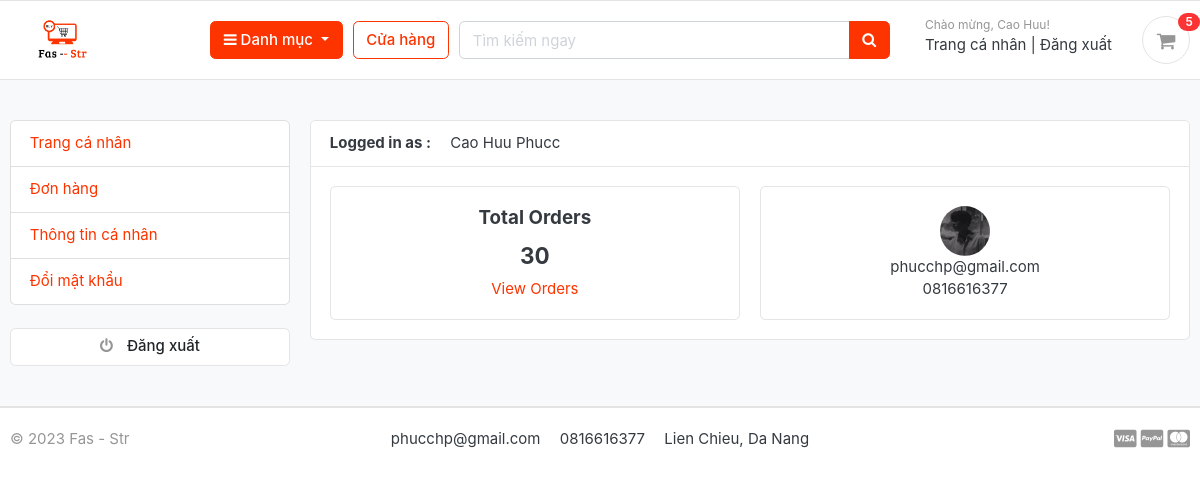
Screenshot of /accounts/dashboard/ (signed in) with the database file from the repository.
### accounts/models.py (models this page shows, shortened)
class Account(AbstractBaseUser):
    first_name=models.CharField(max_length=50)
    last_name=models.CharField(max_length=50)
    username=models.CharField(max_length=50,unique=True)
    email=models.EmailField(max_length=100,unique=True)
    phone_number=models.CharField(max_length=50)
    date_joined=models.DateTimeField(auto_now_add=True)
    last_login=models.DateTimeField(auto_now_add=True)
    is_admin=models.BooleanField(default=False)
    is_staff=models.BooleanField(default=False)
    is_active=models.BooleanField(default=False)
    is_superadmin=models.BooleanField(default=False)
    USERNAME_FIELD='email'
    REQUIRED_FIELDS=['username','first_name','last_name']
    objects=MyAccountManager()
    def full_name(self):
        return f'{self.first_name} {self.last_name}'

class UserProfile(models.Model):
    user = models.OneToOneField(Account, on_delete=models.CASCADE)
    address_line_1 = models.CharField(blank=True, max_length=100)
    address_line_2 = models.CharField(blank=True, max_length=100)
    profile_picture = models.ImageField(blank=True, upload_to='userprofile')
    city = models.CharField(blank=True, max_length=20)
    state = models.CharField(blank=True, max_length=20)
    country = models.CharField(blank=True, max_length=20)

### accounts/views.py (the view)
# urls.py: path('dashboard/', views.dashboard, name='dashboard'),
@login_required(login_url = 'login')
def dashboard(request):
    orders = Order.objects.order_by('-created_at').filter(user_id=request.user.id, is_ordered=True)
    orders_count = orders.count()
    userprofile = UserProfile.objects.get(user_id=request.user.id)
    context = {
        'orders_count': orders_count,
        'userprofile': userprofile,
    }
    return render(request, 'accounts/dashboard.html', context)

### carts/context_processors.py (called while the page is built)
def counter(request):
    cart_count = 0
    if 'admin' in request.path:
        return {}
    else:
        try:
            cart = Cart.objects.filter(cart_id=_cart_id(request))
            if request.user.is_authenticated:
                cart_items = CartItem.objects.all().filter(user=request.user)
            else:
                cart_items = CartItem.objects.all().filter(cart=cart[:1])
            for cart_item in cart_items:
                cart_count += cart_item.quantity
        except Cart.DoesNotExist:
            cart_count = 0
    return dict(cart_count=cart_count)

### carts/views.py (called while the page is built)
def _cart_id(request):
    cart = request.session.session_key
    if not cart:
        cart = request.session.create()
    return cart

### category/context_processors.py (called while the page is built)
def menu_links(request):
    links=Category.objects.all()
    print(links)
    return dict(links=links)

### category/models.py (called while the page is built)
    def get_url(self):
        return reverse('products_by_category',args=[self.slug])

    def __str__(self):
        return self.category_name

### templates/accounts/dashboard.html (shortened to what this page needs)
{% extends 'base.html' %}
{% block content%}
<section class="section-conten padding-y bg">
    <div class="container">
        <div class="row">
        {% include 'includes/dashboard_sidebar.html'%}
        <main class="col-md-9">
            <article class="card">
            <header class="card-header">
                <strong class="d-inline-block mr-3">Logged in as :</strong>
                <span>{{user.full_name}}</span>
            </header>
            <div class="card-body">
                <div class="row">
                   <div class="col-md-6" >
                       <div class="card" style="text-align:center;">
                            <div class="card-body">
                                <h5 class="card-title">Total Orders</h5>
                                <h4>{{orders_count}}</h4>
                                <a href="{% url 'my_orders' %}">View Orders</a>
                            </div>
                       </div>
                   </div>
                   <div class="col-md-6">
                    <div class="card" style="text-align:center;">
                        <div class="card-body">
                            <img src="{{userprofile.profile_picture.url}}" alt="User Profile Picture" width="50" height="50" style="border-radius:50%;">
                            <p class="mb-0">{{user.email}}</p>
                            <p>{{user.phone_number}}</p>
                        </div>
                    </div>
                </div>
                </div>
            </div>
            </article>
        </main>
    </div>
    </div>
    </section>
{% endblock %}

### templates/includes/navbar.html (shortened to what this page needs)
{% load static %}
<header class="section-header">
    <section class="header-main border-bottom">
        <div class="container">
            <div class="row align-items-center">
                <div class="col-lg-2 col-md-3 col-6 logo-container">
                    <a href="{% url 'home' %}" class="brand-wrap">
                        <img
                            class="logo"
                            src="{% static './images/logo-full.png' %}"
                        />
                    </a>
                </div>
                <div class="col-lg col-sm col-md col-6 flex-grow-0">
                    <div
                        class="category-wrap dropdown d-inline-block float-right"
                    >
                        <button
                            type="button"
                            class="btn btn-primary dropdown-toggle"
                            data-toggle="dropdown"
                        >
                            <i class="fa fa-bars"></i> Danh mục
                        </button>
                    </div>
                </div>
                <a href="{% url 'store' %}" class="btn btn-outline-primary"
                    >Cửa hàng</a
                >
                <div class="col-lg col-md-6 col-sm-12 col">
                    <form
                        action="{% url 'search' %}"
                        class="search"
                        method="GET"
                    >
                        <div class="input-group w-100">
                            <input
                                type="text"
                                class="form-control"
                                style="width: 60%"
                                placeholder="Tìm kiếm ngay"
                                name="keyword"
                            />
                            <div class="input-group-append">
                                <button class="btn btn-primary" type="submit">
                                    <i class="fa fa-search"></i>
                                </button>
                            </div>
                        </div>
                    </form>
                </div>
                <div class="col-lg-3 col-sm-6 col-8 order-2 order-lg-3">
                    <div class="d-flex justify-content-end mb-3 mb-lg-0">
                        {% if user.id is not None %}
                        <div class="widget-header">
                            <small class="title text-muted"
                                >Chào mừng, {{user.first_name}}!
                            </small>
                            <div>
                                <a href="{% url 'dashboard' %}">Trang cá nhân</a>
                                <span class="dark-transp"> | </span>
                                <a href="{% url 'logout' %}"> Đăng xuất</a>
                            </div>
                        </div>
                        {% endif %}
                        <a
                            href="{% url 'cart' %}"
                            class="widget-header pl-3 ml-3"
                        >
                            <div class="icon icon-sm rounded-circle border">
                                <i class="fa fa-shopping-cart"></i>
                            </div>
                            <span class="badge badge-pill badge-danger notify"
                                >{{ cart_count }}</span
                            >
                        </a>
                    </div>
                </div>
            </div>
        </div>
    </section>
</header>

### static/css/ui.css (style rules this page uses)
html { font-family: "Inter", sans-serif; font-size: 15px; }
.icon-xs, .icon-sm, .icon-md, .icon-lg { display: inline-block; text-align: center; flex-shrink: 0; flex-grow: 0; }
.icon-sm { width: 48px; height: 48px; line-height: 48px !important; font-size: 20px; }
.padding-y { padding-top: 40px; padding-bottom: 40px; }
article:after, .form-group:after { display: block; clear: both; content: ""; }
.bg { background-color: #f8f9fa; }
p:last-child { margin-bottom: 0; }
.header-main { position: relative; padding-top: 1rem; padding-bottom: 1rem; }
.brand-wrap .logo, .navbar-brand .logo { margin-right: 7px; max-height: 42px; display: inline-block; }
.widget-header { display: inline-block; vertical-align: middle; position: relative; }
.widget-header a { color: #343a40; }
.widget-header i { color: #969696; }
.widget-header .title { display: block; }
.widget-header .notify { position: absolute; top: -3px; right: -10px; }
.notify { position: absolute; top: -4px; right: -10px; display: inline-block; padding: 0.25em 0.6em; font-size: 12px; line-height: 1; text-align: center; border-radius: 3rem; color: #fff; background-color: #fa3434; }

### rows the page displays
Account: first_name "Cao Huu", full_name "Cao Huu Phucc", email "phucchp@gmail.com", phone_number "0816616377"
UserProfile: profile_picture (picture)

### other values shown
{{ cart_count }} "5"
{{ orders_count }} "30"
